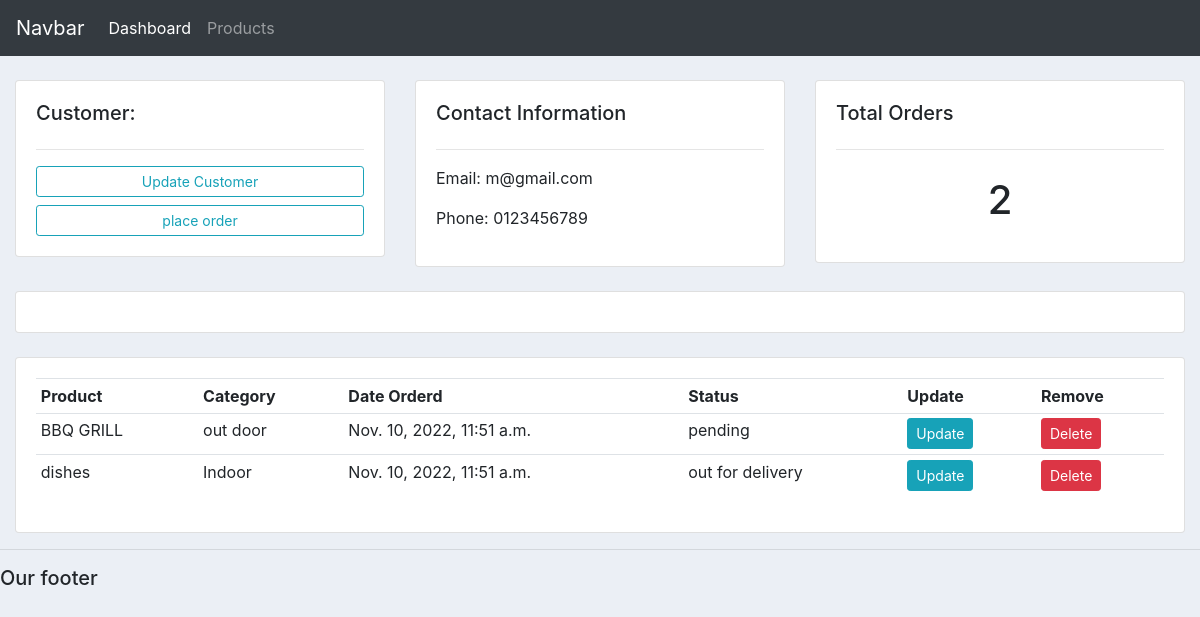
/customer/4/, run on the app's committed database.
### accounts/models.py (models this page shows, shortened)
class Customer(models.Model):
    name = models.CharField(max_length=200 , null=True)
    phone = models.CharField(max_length=200 , null=True)
    email = models.CharField(max_length=200   , null=True)
    date_created = models.DateTimeField(auto_now_add=True , null=True)

class Order(models.Model):
    STATUS =(
        ('pending' ,'pending'),
        ('out for delivery' ,'out for delivery'),
        ('delivered' ,'delivered'),
    )
    Customer = models.ForeignKey(Customer , null=True , on_delete=models.SET_NULL)
    Product = models.ForeignKey(Product , null=True , on_delete=models.SET_NULL)
    date_created = models.DateTimeField(auto_now_add=True , null=True)
    status = models.CharField(max_length=200   , null=True , choices =STATUS)

class Product(models.Model):
    CATEGORE =(
        ('Indoor' ,'Indoor'),
        ('out door' ,'out door'),
    )
    name = models.CharField(max_length=200 , null=True)
    price = models.FloatField(max_length=200 , null=True)
    category = models.CharField(max_length=200   , null=True , choices =CATEGORE )
    description = models.CharField(max_length=200   , null=True , blank=True)
    date_created = models.DateTimeField(auto_now_add=True , null=True)
    tags = models.ManyToManyField(Tag)
    def __str__(self):
        return self.name

### accounts/views.py (the view)
# urls.py: path('customer/<str:pk>/', views.customer , name = "customer"),
def customer(request,pk):
      customer = Customer.objects.get(id=pk)
      orders = customer.order_set.all()
      total_orders= customer.order_set.all().count
      context = { 'customer' : customer ,'orders' : orders ,'total_orders' : total_orders }
      return render( request, 'accounts/customer.html',context)

### accounts/templates/accounts/customer.html
{%  extends 'accounts/main.html' %}
{% block content %}
	<br>
<div class="row">
	<div class="col-md">
		<div class="card card-body">
			<h5>Customer:</h5>
			<hr>
			<a class="btn btn-outline-info  btn-sm btn-block" href="{% url 'update_customer' customer.id%}">Update Customer</a>
			<a class="btn btn-outline-info  btn-sm btn-block" href="{% url 'create_order' customer.id%}">place order</a>
		</div>
	</div>
	<div class="col-md">
		<div class="card card-body">
			<h5>Contact Information</h5>
			<hr>
			<p>Email:    {{customer.email}}</p>
			<p>Phone:  {{customer.phone}} </p>
		</div>
	</div>
	<div class="col-md">
		<div class="card card-body">
			<h5>Total Orders</h5>
			<hr>
			<h1 style="text-align: center;padding: 10px">{{total_orders}}</h1>
		</div>
	</div>
</div>
<br>
<div class="row">
	<div class="col">
		<div class="card card-body">
		</div>
	</div>
</div>
<br>
<div class="row">
	<div class="col-md">
		<div class="card card-body">
			<table class="table table-sm">
				<tr>
					<th>Product</th>
					<th>Category</th>
					<th>Date Orderd</th>
					<th>Status</th>
					<th>Update</th>
					<th>Remove</th>
				</tr>
				{%for order in orders%}
						<tr>
							<td>{{order.Product}}</td>
							<td>{{order.Product.category}}</td>
						    <td>{{order.date_created}}</td>
							<td>{{order.status}}</td>
							<td><a class="btn btn-sm btn-info" href="{% url 'update_order'  order.id %}">Update</a></td>
							<td><a class="btn btn-sm btn-danger" href="{% url 'delete_order'  order.id %}">Delete</a></td>
						</tr>
				{%endfor%}
			</table>
		</div>
	</div>
</div>
{% endblock %}

### accounts/static/css/main.css (style rules this page uses)
body { background-color: #ebeff5; }

### data on the page
Customer: email "m@gmail.com", phone "0123456789", id "2"
Order: Product "BBQ GRILL", Product.category "out door", date_created "Nov. 10, 2022, 11:51 a.m.", status "pending"
Order: Product "dishes", Product.category "Indoor", date_created "Nov. 10, 2022, 11:51 a.m.", status "out for delivery"
